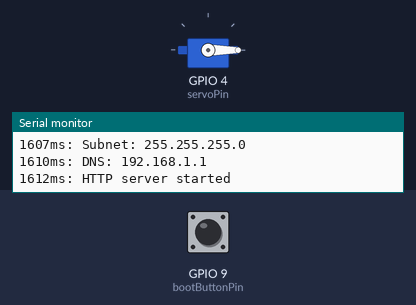
Recording of a sketch running on a simulated ESP32-S3. Shown: servo, the last lines printed to the serial monitor. The inputs (shaded band) are chosen by the test bench; at power-on: GPIO 9 (bootButtonPin) HIGH. WiFi joins after 1.5 s; servers stay silent unless stated.

Above: at 2.8 s.
2.9 s: GPIO 9 (bootButtonPin) pulled LOW for 0.15 s
At 3.3 s:
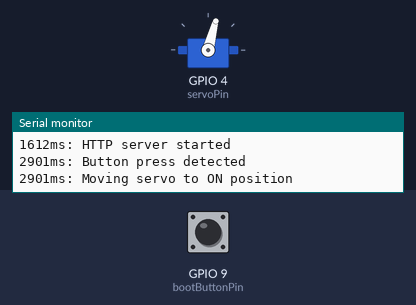
6.0 s: GPIO 9 (bootButtonPin) pulled LOW for 1 s
At 6.9 s:
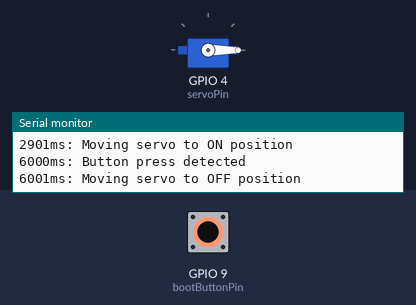
8.5 s: GPIO 9 (bootButtonPin) pulled LOW for 3.2 s
At 8.8 s:
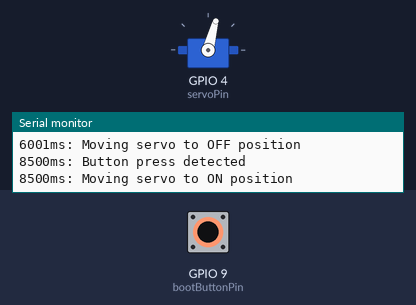
Timing chart, 0 to 11.5 s (numbered marks = the images above; inputs shaded):
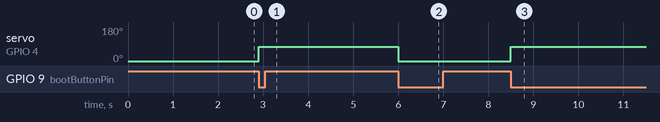

The sketch:

servo-lightswitch-homeassistant.ino
```cpp
#include <WiFi.h>
#include <WebServer.h>
#include <ESP32Servo.h>
#include <ArduinoJson.h>

// TODO: finish migration to serialize instead of manual escaping

// use an ESP-32 to set up a tiny web server attached to a servo,
// and use that servo to physically switch a single pole home lightswitch
// on and off. you can then configure this as a light switch in Home Assistant using
// using https://www.home-assistant.io/integrations/switch.rest
// is it practical? no. but if you're renting a home wired in the stone age
// before they ran neutral wires to all junction boxes, and you can't install
// a real smart switch without frying yourself trying to pull a neutral
// from the ceiling, this may have to do.

const char *WIFI_SSID = "SSID_GOES_HERE";
const char *WIFI_PASSWORD = "PASSWORD_GOES_HERE";

// on Macbook you can do `networksetup -getinfo Wi-Fi` to get these values:
const IPAddress staticIP(192, 168, 0, 194); // first three from gateway, last one you choose
const IPAddress gateway(192, 168, 0, 1);    // router IP
const IPAddress subnet(255, 255, 255, 0);   // subnet mask
const IPAddress dns(192, 168, 0, 1);        // router IP

WebServer server(80);

// hardware
Servo switchServo;
const int servoPin = 4;
const int bootButtonPin = 9;

// state
bool switchState = false;
const int onPosition = 75;
const int offPosition = 0;

void logMessage(const String &message)
{
  Serial.println(String(millis()) + "ms: " + message);
}

void setupWiFi()
{
  WiFi.mode(WIFI_STA);
  WiFi.disconnect(true); // disconnect and clear previous configs
  delay(100);

  // set static IP
  if (!WiFi.config(staticIP, gateway, subnet, dns))
  {
    logMessage("Static IP Configuration Failed!");
  }

  WiFi.begin(WIFI_SSID, WIFI_PASSWORD);
  logMessage("Connecting to WiFi...");

  int attempts = 0;
  while (WiFi.status() != WL_CONNECTED && attempts < 20)
  {
    delay(500);
    Serial.print(".");
    attempts++;
  }
  Serial.println();

  if (WiFi.status() == WL_CONNECTED)
  {
    logMessage("Connected to WiFi");
    logMessage("IP: " + WiFi.localIP().toString());
    logMessage("Gateway: " + WiFi.gatewayIP().toString());
    logMessage("Subnet: " + WiFi.subnetMask().toString());
    logMessage("DNS: " + WiFi.dnsIP().toString());
  }
  else
  {
    logMessage("WiFi connection FAILED!");
  }
}

void sendStateResponse()
{
  StaticJsonDocument<200> doc;
  doc["state"] = switchState ? "ON" : "OFF";
  String response;
  serializeJson(doc, response);
  server.send(200, "application/json", response);
}

void handleState()
{
  logMessage("STATE endpoint hit");
  server.enableCORS(true);

  if (server.method() == HTTP_GET)
  {
    sendStateResponse();
  }
  else if (server.method() == HTTP_POST)
  {
    StaticJsonDocument<200> doc;
    if (server.hasArg("plain"))
    {
      DeserializationError error = deserializeJson(doc, server.arg("plain"));

      if (!error)
      {
        const char *state = doc["state"];
        if (state)
        {
          if (strcmp(state, "ON") == 0)
          {
            switchState = true;
            switchServo.write(onPosition);
            sendStateResponse();
          }
          else if (strcmp(state, "OFF") == 0)
          {
            switchState = false;
            switchServo.write(offPosition);
            sendStateResponse();
          }
          else
          {
            StaticJsonDocument<200> errorDoc;
            errorDoc["error"] = "Invalid state";
            String errorResponse;
            serializeJson(errorDoc, errorResponse);
            server.send(400, "application/json", errorResponse);
          }
        }
      }
      else
      {
        StaticJsonDocument<200> errorDoc;
        errorDoc["error"] = "Invalid JSON";
        String errorResponse;
        serializeJson(errorDoc, errorResponse);
        server.send(400, "application/json", errorResponse);
      }
    }
    else
    {
      StaticJsonDocument<200> errorDoc;
      errorDoc["error"] = "No data received";
      String errorResponse;
      serializeJson(errorDoc, errorResponse);
      server.send(400, "application/json", errorResponse);
    }
  }
}

void handleNotFound()
{
  logMessage("404: " + server.uri());
  server.enableCORS(true);
  StaticJsonDocument<200> doc;
  doc["error"] = "Not found";
  String response;
  serializeJson(doc, response);
  server.send(404, "application/json", response);
}

void setup()
{
  Serial.begin(115200);
  logMessage("Starting up...");

  // initialize all the things
  switchServo.attach(servoPin);
  switchServo.write(offPosition);
  logMessage("Servo initialized to OFF position");

  pinMode(bootButtonPin, INPUT_PULLUP);
  logMessage("Boot button pin initialized");

  setupWiFi();

  // single REST endpoint for state
  server.on("/state", HTTP_ANY, handleState);
  server.onNotFound(handleNotFound);

  server.begin();
  logMessage("HTTP server started");
}

void handleButton()
{
  static int lastButtonState = HIGH;
  int buttonState = digitalRead(bootButtonPin);

  if (buttonState != lastButtonState)
  {
    if (buttonState == LOW)
    {
      logMessage("Button press detected");
      switchState = !switchState;

      if (switchState)
      {
        switchServo.write(onPosition);
        logMessage("Moving servo to ON position");
      }
      else
      {
        switchServo.write(offPosition);
        logMessage("Moving servo to OFF position");
      }
    }
    lastButtonState = buttonState;
  }
}

void loop()
{
  static unsigned long lastCheck = 0;

  // run handlers
  server.handleClient();
  handleButton();

  // keepalive wifi
  if (millis() - lastCheck > 10000)
  { // 10 seconds
    lastCheck = millis();
    if (WiFi.status() != WL_CONNECTED)
    {
      logMessage("WiFi disconnected! Reconnecting...");
      setupWiFi();
    }
  }
}
```

Measured:
- after the input at 2.9 s, servo on GPIO 4 (servoPin): 0° → 75° at once
- after the input at 6.0 s, servo on GPIO 4 (servoPin): 75° → 0° at once
- after the input at 8.5 s, servo on GPIO 4 (servoPin): 0° → 75° at once
